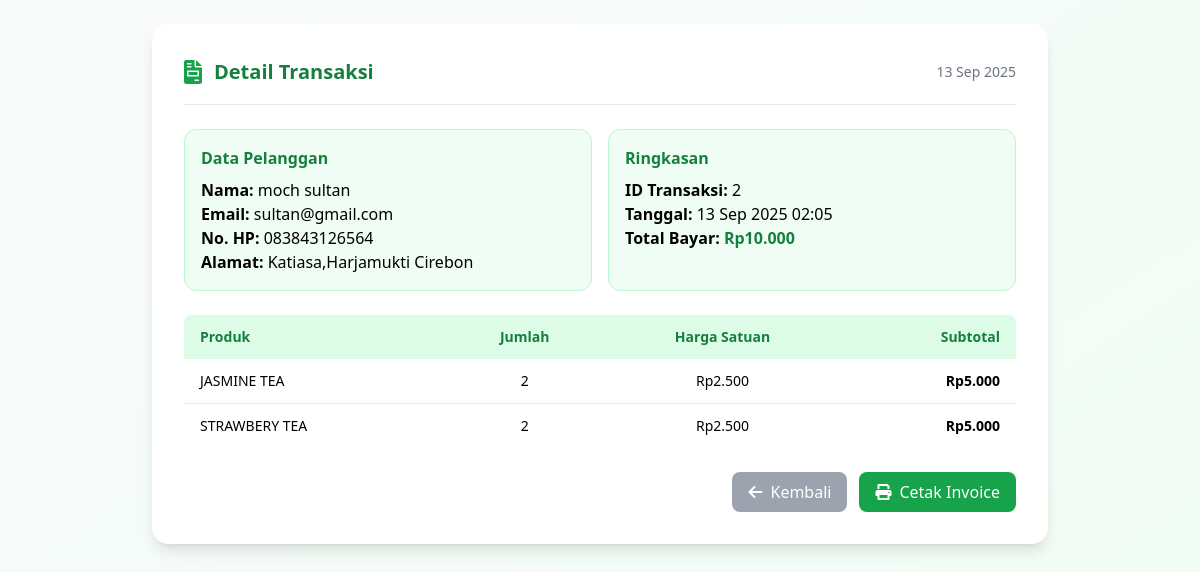
/detail_transaksi_admin.php?id=2 (signed in), run on the app's committed database.
### tables this page shows
CREATE TABLE `tb_transaksi` (
  `id_transaksi` int NOT NULL,
  `id_pelanggan` int NOT NULL,
  `tanggal` datetime NOT NULL,
  `total_harga` int NOT NULL
);

CREATE TABLE `tb_user` (
  `id` int NOT NULL,
  `nama` varchar(100) NOT NULL,
  `email` varchar(100) NOT NULL,
  `foto_profil` varchar(255) DEFAULT NULL,
  `username` varchar(50) NOT NULL,
  `password` varchar(255) NOT NULL,
  `hp` varchar(20) DEFAULT NULL,
  `alamat` text,
  `role` enum('admin','pelanggan') NOT NULL DEFAULT 'pelanggan',
  `created` timestamp NULL DEFAULT CURRENT_TIMESTAMP
);

CREATE TABLE `tb_detail` (
  `id_detail` int NOT NULL,
  `id_transaksi` int NOT NULL,
  `id_produk` int NOT NULL,
  `jumlah` int NOT NULL
);

CREATE TABLE `tb_produk` (
  `id` int NOT NULL,
  `nama` varchar(255) NOT NULL,
  `harga` int NOT NULL,
  `stok` int NOT NULL,
  `foto` text,
  `deskripsi` text,
  `id_kategori` int DEFAULT NULL
);

### detail_transaksi_admin.php (the view, shortened to what this page needs)
<?php
include 'koneksi.php';
$id = intval($_GET['id']);
$stmt = $koneksi->prepare("
    SELECT t.id_transaksi, t.tanggal, t.total_harga,
           u.nama, u.email, u.username, u.hp, u.alamat
    FROM tb_transaksi t
    JOIN tb_user u ON t.id_pelanggan = u.id
    WHERE t.id_transaksi = ?
");
$stmt->bind_param("i", $id);
$stmt->execute();
$transaksi = $stmt->get_result()->fetch_assoc();
$stmtDetail = $koneksi->prepare("
    SELECT d.jumlah, p.nama, p.harga
    FROM tb_detail d
    JOIN tb_produk p ON d.id_produk = p.id
    WHERE d.id_transaksi = ?
");
$stmtDetail->bind_param("i", $id);
$stmtDetail->execute();
$detail = $stmtDetail->get_result();
?>
<!DOCTYPE html>
<html lang="id">
<head>
  <script src="https://cdn.tailwindcss.com"></script>
  <link rel="stylesheet" href="https://cdnjs.cloudflare.com/ajax/libs/font-awesome/6.0.0/css/all.min.css"/>
</head>
<body class="bg-gradient-to-br from-gray-50 to-green-50 min-h-screen flex justify-center items-start p-6">
<div class="w-full max-w-4xl bg-white shadow-lg rounded-2xl p-8">
    <div class="flex items-center justify-between border-b pb-4 mb-6">
        <div class="flex items-center gap-3">
            <i class="fa fa-file-invoice text-green-600 text-2xl"></i>
            <h1 class="text-xl font-bold text-green-700">Detail Transaksi</h1>
        </div>
        <span class="text-sm text-gray-500"><?= date("d M Y", strtotime($transaksi['tanggal'])) ?></span>
    </div>
    <div class="grid grid-cols-1 md:grid-cols-2 gap-4 mb-6">
        <div class="bg-green-50 p-4 rounded-xl border border-green-200">
            <h2 class="text-green-700 font-semibold mb-2">Data Pelanggan</h2>
            <p><b>Nama:</b> <?= htmlspecialchars($transaksi['nama']) ?></p>
            <p><b>Email:</b> <?= htmlspecialchars($transaksi['email']) ?></p>
            <p><b>No. HP:</b> <?= htmlspecialchars($transaksi['hp']) ?></p>
            <p><b>Alamat:</b> <?= htmlspecialchars($transaksi['alamat']) ?></p>
        </div>
        <div class="bg-green-50 p-4 rounded-xl border border-green-200">
            <h2 class="text-green-700 font-semibold mb-2">Ringkasan</h2>
            <p><b>ID Transaksi:</b> <?= $transaksi['id_transaksi'] ?></p>
            <p><b>Tanggal:</b> <?= date("d M Y H:i", strtotime($transaksi['tanggal'])) ?></p>
            <p><b>Total Bayar:</b>
                <span class="text-green-700 font-bold">Rp<?= number_format($transaksi['total_harga'],0,',','.') ?></span>
            </p>
        </div>
    </div>
    <div class="overflow-x-auto">
        <table class="w-full border-collapse text-sm">
            <thead>
                <tr class="bg-green-100 text-green-700">
                    <th class="py-3 px-4 text-left rounded-tl-lg">Produk</th>
                    <th class="py-3 px-4 text-center">Jumlah</th>
                    <th class="py-3 px-4 text-center">Harga Satuan</th>
                    <th class="py-3 px-4 text-right rounded-tr-lg">Subtotal</th>
                </tr>
            </thead>
            <tbody class="divide-y">
                <?php while($d = $detail->fetch_assoc()): ?>
                <tr class="hover:bg-green-50 transition">
                    <td class="py-3 px-4"><?= htmlspecialchars($d['nama']) ?></td>
                    <td class="py-3 px-4 text-center"><?= $d['jumlah'] ?></td>
                    <td class="py-3 px-4 text-center">Rp<?= number_format($d['harga'],0,',','.') ?></td>
                    <td class="py-3 px-4 text-right font-semibold">Rp<?= number_format($d['jumlah'] * $d['harga'],0,',','.') ?></td>
                </tr>
                <?php endwhile; ?>
            </tbody>
        </table>
    </div>
    <div class="flex justify-end gap-3 mt-6">
        <a href="riwayat_admin.php"
           class="bg-gray-400 hover:bg-gray-500 text-white px-4 py-2 rounded-lg font-medium flex items-center gap-2">
            <i class="fa fa-arrow-left"></i> Kembali
        </a>
        <a href="invoice2.php?id_transaksi=<?= $id ?>" target="_blank"
           class="bg-green-600 hover:bg-green-700 text-white px-4 py-2 rounded-lg font-medium flex items-center gap-2">
            <i class="fa fa-print"></i> Cetak Invoice
        </a>
    </div>
</div>
</body>
</html>

### data on the page
tb_transaksi: tanggal "13 Sep 2025", tb_user.nama "moch sultan", tb_user.email "sultan@gmail.com", tb_user.hp "083843126564", tb_user.alamat "Katiasa,Harjamukti Cirebon", id_transaksi "2", tanggal "13 Sep 2025 02:05", total_harga "10.000"
tb_detail: id_produk.nama "JASMINE TEA", jumlah "2", id_produk.harga "2.500", $d['jumlah']*$d['harga'] "5.000"
tb_detail: id_produk.nama "STRAWBERY TEA", jumlah "2", id_produk.harga "2.500", $d['jumlah']*$d['harga'] "5.000"
